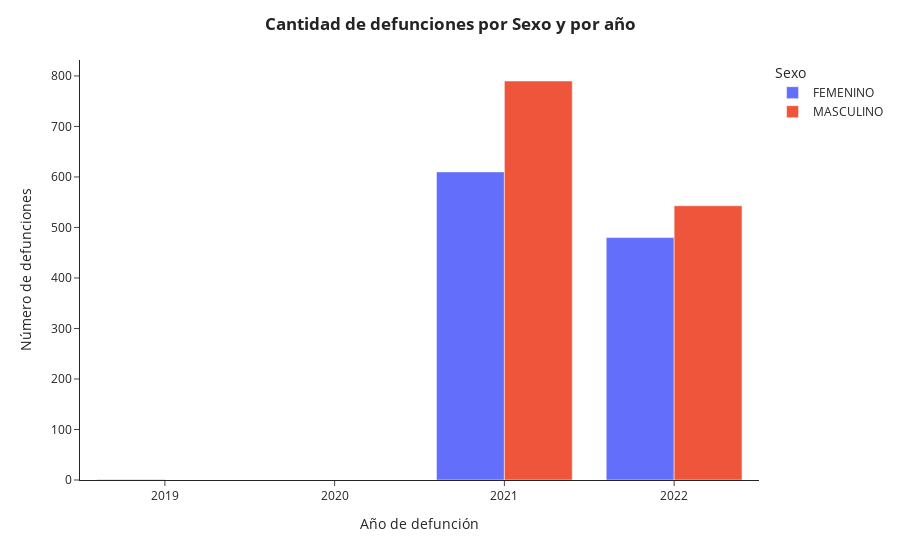

This figure's notebook cell:
### Markdown cell above
Teniendo en cuenta la exploración rápida de los datos para cada variable, tenemos lo siguiente: Todos los datos de defunciones de la base, son de personas que vivían y murieron en Colombia, del departamento del Valle del Cauca, principalmente en el municipio de Guadalajara de Buga con el 99%, sin embargo sus municipios de residencia variaban entre Buga con el 73% y Guacari con un 7%. La principal área de defunción ha sido la cabecera municipal con el 96% de los casos en diferentes barrios, 2% en área rural dispersa y 1% en un centro poblado.
En cuanto al sitio específico de defunción, el 64% ha fallecido en el hospital, el 30% en su casa, 5% en vías públicas y el otro 1% en otros lugares.
Las instituciones de salud en las que se han presentado mayor cantidad de fallecidos son la Fundación Hospital San José con el 74% de los casos, 6% en la E.S.E. Hospital Divino Niño y hay un 15% sin información.
Para el tipo de defunción, se ha tenido un 100% de defunciones de tipo No fetal, la mayoría de fallecidos han sido del sexo Masculino con el 56%, el 25% de fallecidos estaban viudos, el 23% estaban casados, el 22% solteros. La mayoría de fallecidos eran mayores de 50 años de edad, su nivel educativo era principalmente básica primaria (55%) y en segundo lugar básica secundaria con 15%. El 30% se ocupaba de su hogar y se tiene un 42% sin esta información de ocupación. En cuanto a rasgos físicos y cultura, la mayoría no tenía alguna clasificación (98%), solo un 2% era afrocolombiano y menos del 1% indígena.

La mayoría de fallecidos contaban con seguridad social: 48% Contributivo y 48% subsidiado, la EPS era principalmente Nueva EPS con el 31% y luego EMSSANAR E.S.S. con el 17%.

La muerte natural por enfermedad con un 65% es la que más se presentó. Se tiene un 25% de los casos sin información.

Los datos son principalmente de los años 2021 y 2022 y los meses con mayor cantidad d efallecidos fueron los meses de Julio y enero con 11% cada uno y luego Junio con el 10% de los casos.

### Code cell
# crear dataset para Cantidad de defunciones por Sexo y por año

BASE_A = BDD.groupby(['Sexo','año'])[['Fecha de Defunción']].count().reset_index()

# crear gráfica
fig_A = px.bar(BASE_A, x = 'año', y ='Fecha de Defunción', color ='Sexo', barmode = 'group')

# agregar detalles a la gráfica
fig_A.update_layout(
    title = '<b>Cantidad de defunciones por Sexo y por año<b>',
    xaxis_title = 'Año de defunción',
    yaxis_title = 'Número de defunciones',
    template = 'simple_white',
    title_x = 0.5)

fig_A.show()

### Figure 1 — Plotly figure (JSON) as saved in the notebook; plotly's stock layout.template omitted (floating-point values rounded to 4 significant figures)
{"data": [{"alignmentgroup": "True", "hovertemplate": "Sexo=FEMENINO<br>año=%{x}<br>Fecha de Defunción=%{y}<extra></extra>", "legendgroup": "FEMENINO", "marker": {"color": "#636efa", "pattern": {"shape": ""}}, "name": "FEMENINO", "offsetgroup": "FEMENINO", "orientation": "v", "showlegend": true, "textposition": "auto", "type": "bar", "x": [2019, 2021, 2022], "xaxis": "x", "y": [1, 610, 480], "yaxis": "y"}, {"alignmentgroup": "True", "hovertemplate": "Sexo=MASCULINO<br>año=%{x}<br>Fecha de Defunción=%{y}<extra></extra>", "legendgroup": "MASCULINO", "marker": {"color": "#EF553B", "pattern": {"shape": ""}}, "name": "MASCULINO", "offsetgroup": "MASCULINO", "orientation": "v", "showlegend": true, "textposition": "auto", "type": "bar", "x": [2021, 2022], "xaxis": "x", "y": [790, 543], "yaxis": "y"}], "layout": {"barmode": "group", "legend": {"title": {"text": "Sexo"}, "tracegroupgap": 0}, "margin": {"t": 60}, "title": {"text": "<b>Cantidad de defunciones por Sexo y por año<b>", "x": 0.5}, "xaxis": {"anchor": "y", "domain": [0, 1], "title": {"text": "Año de defunción"}}, "yaxis": {"anchor": "x", "domain": [0, 1], "title": {"text": "Número de defunciones"}}}}
